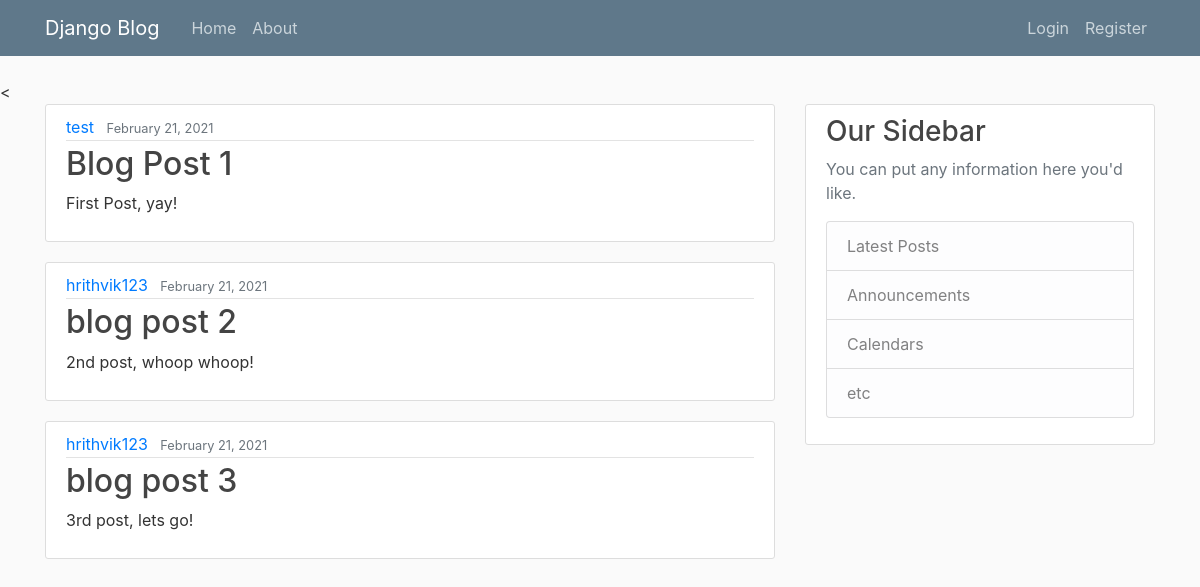
/, run on an earlier commit of the app's database.
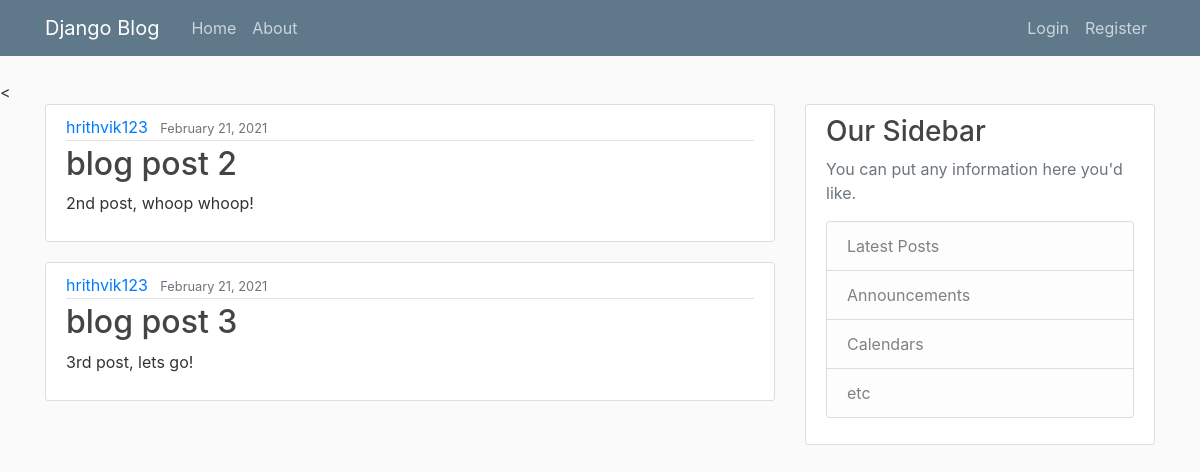
And on a later commit of the database.
### blog/models.py (models this page shows, shortened)
class Post(models.Model):
    title = models.CharField(max_length=100)
    content = models.TextField()
    date_posted = models.DateTimeField(default=timezone.now)
    author = models.ForeignKey(User, on_delete=models.CASCADE)

### blog/views.py (the view)
# urls.py: 2. Add a URL to urlpatterns:  path('', views.home, name='home')
def home(request):
    context = {
        'posts': Post.objects.all() #query all post in database
    }
    return render(request, 'blog/home.html', context)

### blog/templates/blog/home.html
{% extends "blog/base.html" %}
  {% block content %}
    {% for post in posts%}
    <article class="media content-section">
      <div class="media-body">
        <div class="article-metadata">
          <a class="mr-2" href="#">{{ post.author }}</a>
          <small class="text-muted">{{ post.date_posted|date:"F d, Y" }}</small>
        </div>
        <h2><a class="article-title" href="#">{{ post.title }}</a></h2>
        <p class="article-content">{{ post.content }}</p>
      </div>
    </article>
    {% endfor %}
  {% endblock content %}

### blog/templates/blog/base.html (shortened to what this page needs)
{% load static %}
<!DOCTYPE html>
<html lang="en" dir="ltr">
  <head>
    <link rel="stylesheet" href="https://maxcdn.bootstrapcdn.com/bootstrap/4.0.0/css/bootstrap.min.css">
    <<link rel="stylesheet" type="text/css" href="{% static 'blog/main.css' %}">
  </head>
  <body>
    <header class="site-header">
      <nav class="navbar navbar-expand-md navbar-dark bg-steel fixed-top">
        <div class="container">
          <a class="navbar-brand mr-4" href="{% url 'blog-home' %}">Django Blog</a>
          <div class="collapse navbar-collapse" id="navbarToggle">
            <div class="navbar-nav mr-auto">
              <a class="nav-item nav-link" href="{% url 'blog-home' %}">Home</a>
              <a class="nav-item nav-link" href="{% url 'blog-about' %}">About</a>
            </div>
            <div class="navbar-nav">
              {% if user.is_authenticated %}
                <a class="nav-item nav-link" href="{%url 'profile' %}">Profile</a>
                <a class="nav-item nav-link" href="{%url 'logout' %}">Logout</a>
              {% else %}
                <a class="nav-item nav-link" href="{%url 'login' %}">Login</a>
                <a class="nav-item nav-link" href="{% url 'register' %}">Register</a>
              {% endif %}
            </div>
          </div>
        </div>
      </nav>
    </header>
    <main role="main" class="container">
      <div class="row">
        <div class="col-md-8">
          {% block content %}{% endblock %}
        </div>
        <div class="col-md-4">
          <div class="content-section">
            <h3>Our Sidebar</h3>
            <p class='text-muted'>You can put any information here you'd like.
              <ul class="list-group">
                <li class="list-group-item list-group-item-light">Latest Posts</li>
                <li class="list-group-item list-group-item-light">Announcements</li>
                <li class="list-group-item list-group-item-light">Calendars</li>
                <li class="list-group-item list-group-item-light">etc</li>
              </ul>
            </p>
          </div>
        </div>
      </div>
    </main>
  </body>
</html>

### blog/static/blog/main.css (style rules this page uses)
body { background: #fafafa; color: #333333; margin-top: 5rem; }
h1, h2, h3, h4, h5, h6 { color: #444444; }
ul { margin: 0; }
.bg-steel { background-color: #5f788a; }
.site-header .navbar-nav .nav-link { color: #cbd5db; }
.content-section { background: #ffffff; padding: 10px 20px; border: 1px solid #dddddd; border-radius: 3px; margin-bottom: 20px; }
.article-title { color: #444444; }
.article-content { white-space: pre-line; }
.article-metadata { padding-bottom: 1px; margin-bottom: 4px; border-bottom: 1px solid #e3e3e3 }

What changed in the data, as far as the page shows it:
removed Post: author "test", date_posted "February 21, 2021", title "Blog Post 1", content "First Post, yay!"
